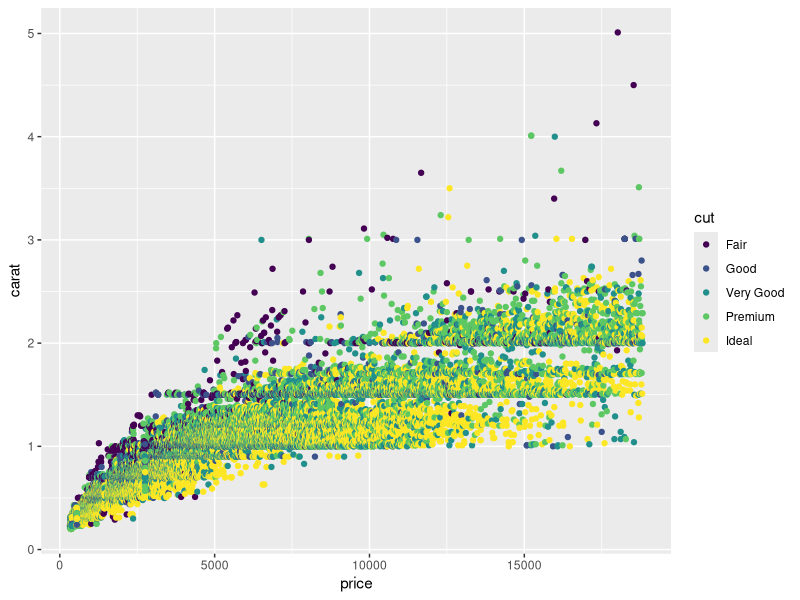

Reproduce this figure in R.
## ---- chunk 1
knitr::opts_chunk$set(echo = TRUE)
library(tidyverse)
## ---- chunk 2
### In this code chunk, start with the diamonds dataset (built in to
### ggplot2 package) and create a plot of price vs. carat (or some other
### variables of your choice)
ggplot(data = diamonds,
       aes(x = price, y = carat)) +
  geom_point(aes(color = cut))
 
## ---- chunk 3
### In this code chunk, start with the diamonds dataset (built in to
### ggplot2 package) and create a subset based on filtering, e.g., 
### size greater than 1 carat or cut is "Ideal"
diamond_subset <- diamonds %>%
  filter(carat > 1 & cut == 'Ideal')

## ---- chunk 4
### Both partners - delete this comment, then write some code here
### to plot, summarize, calculate something simple using the diamonds
### dataset.


## ---- chunk 5
### Both partners - delete this comment, then write some code here
### to plot, summarize, calculate something simple using the diamonds
### dataset.



